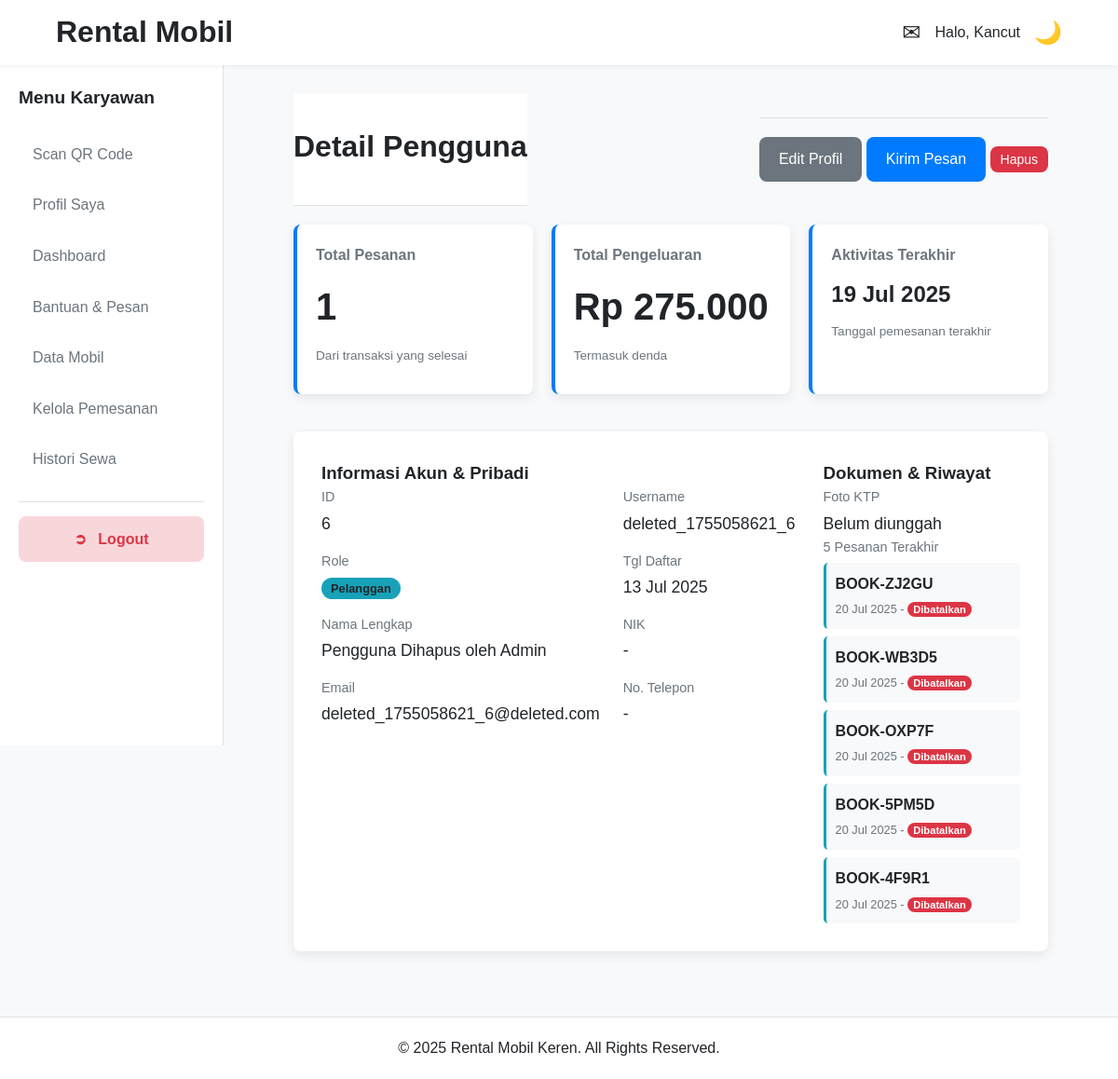
Screenshot of /actions/pengguna/detail.php?id=6 (signed in) with the database file from the repository.
### tables this page shows
CREATE TABLE `pengguna` (
  `id_pengguna` int(11) NOT NULL,
  `username` varchar(50) NOT NULL,
  `password` varchar(255) NOT NULL,
  `nama_lengkap` varchar(100) NOT NULL,
  `nik` varchar(16) DEFAULT NULL,
  `foto_ktp` varchar(255) DEFAULT NULL,
  `email` varchar(100) NOT NULL,
  `no_telp` varchar(15) NOT NULL,
  `alamat` text DEFAULT NULL,
  `role` enum('Admin','Karyawan','Pelanggan') NOT NULL DEFAULT 'Pelanggan',
  `created_at` timestamp NOT NULL DEFAULT current_timestamp()
);

CREATE TABLE `pemesanan` (
  `id_pemesanan` int(11) NOT NULL,
  `kode_pemesanan` varchar(10) NOT NULL,
  `id_pengguna` int(11) NOT NULL,
  `id_mobil` int(11) NOT NULL,
  `tanggal_mulai` datetime NOT NULL,
  `tanggal_selesai` datetime NOT NULL,
  `tanggal_pengembalian` datetime DEFAULT NULL,
  `total_biaya` decimal(12,2) NOT NULL,
  `total_denda` decimal(12,2) DEFAULT 0.00,
  `total_biaya_diajukan` decimal(12,2) DEFAULT NULL,
  `status_pemesanan` enum('Menunggu Pembayaran','Menunggu Verifikasi','Dikonfirmasi','Berjalan','Selesai','Dibatalkan','Pengajuan Pembatalan','Pengajuan Ambil Cepat','Menunggu Pembayaran Denda','Pengajuan Ditolak') NOT NULL,
  `alasan_pembatalan` text DEFAULT NULL,
  `rekening_pembatalan` varchar(50) DEFAULT NULL,
  `rating_pengguna` int(1) DEFAULT NULL,
  `review_pelanggan` text DEFAULT NULL,
  `catatan_admin` varchar(255) DEFAULT NULL,
  `waktu_pengambilan` datetime DEFAULT NULL,
  `waktu_pengembalian` datetime DEFAULT NULL,
  `batas_pembayaran` datetime DEFAULT NULL,
  `tgl_mulai_diajukan` datetime DEFAULT NULL,
  `tanggal_pemesanan` timestamp NOT NULL DEFAULT current_timestamp(),
  `updated_at` timestamp NOT NULL DEFAULT current_timestamp() ON UPDATE current_timestamp()
);

### includes/functions.php (called while the page is built, shortened)
<?php
function format_rupiah($angka) {
    return 'Rp ' . number_format($angka, 0, ',', '.');
}

### actions/pengguna/detail.php (the view, shortened to what this page needs)
<?php
require_once '../../includes/config.php';
require_once '../../includes/functions.php';
$id_user = isset($_GET['id']) ? (int)$_GET['id'] : 0;
try {
    $stmt_user = $pdo->prepare("SELECT * FROM pengguna WHERE id_pengguna = ?");
    $stmt_user->execute([$id_user]);
    $user = $stmt_user->fetch();
    $stmt_stats = $pdo->prepare("
        SELECT
            COUNT(*) as jumlah_pesanan,
            SUM(total_biaya + total_denda) as total_belanja,
            MAX(tanggal_pemesanan) as pesanan_terakhir
        FROM pemesanan
        WHERE id_pengguna = ? AND status_pemesanan = 'Selesai'
    ");
    $stmt_stats->execute([$id_user]);
    $user_stats = $stmt_stats->fetch();
    $stmt_history = $pdo->prepare("SELECT p.id_pemesanan, p.kode_pemesanan, p.status_pemesanan, p.tanggal_pemesanan, m.merk, m.model FROM pemesanan p JOIN mobil m ON p.id_mobil = m.id_mobil WHERE p.id_pengguna = ? ORDER BY p.tanggal_pemesanan DESC LIMIT 5");
    $stmt_history->execute([$id_user]);
    $user_history = $stmt_history->fetchAll();
} catch (PDOException $e) {
    die("Error database: " . $e->getMessage());
}
require_once '../../includes/header.php';
?>
<div class="page-top-bar">
    <div class="page-header">
        <h1>Detail Pengguna</h1>
    </div>
    <div class="detail-actions">
        <a href="edit.php?id=<?= $user['id_pengguna'] ?>" class="btn btn-secondary">Edit Profil</a>
        <?php
        if ($user['id_pengguna'] !== $_SESSION['id_pengguna']): ?>
            <a href="../pesan/mulai_percakapan.php?id=<?= $user['id_pengguna'] ?>" class="btn btn-primary">Kirim Pesan</a>
            <form action="hapus.php" method="POST" style="display:inline;" onsubmit="return confirm('Peringatan: Yakin ingin menghapus pengguna ini?');">
                <button type="submit" class="btn btn-danger btn-sm">Hapus</button>
            </form>
        <?php else: ?>
            <a href="../../pelanggan/profile.php" class="btn btn-primary">Edit Profil</a>
        <?php endif; ?>
    </div>
</div>
<div class="dashboard-widgets">
    <div class="widget">
        <h3>Total Pesanan</h3>
        <p class="widget-data"><?= (int)($user_stats['jumlah_pesanan'] ?? 0) ?></p>
        <div class="widget-details"><span>Dari transaksi yang selesai</span></div>
    </div>
    <div class="widget">
        <h3>Total Pengeluaran</h3>
        <p class="widget-data price"><?= format_rupiah($user_stats['total_belanja'] ?? 0) ?></p>
        <div class="widget-details"><span>Termasuk denda</span></div>
    </div>
    <div class="widget">
        <h3>Aktivitas Terakhir</h3>
        <p class="widget-data-small"><?= $user_stats['pesanan_terakhir'] ? date('d M Y', strtotime($user_stats['pesanan_terakhir'])) : 'Belum Ada' ?></p>
        <div class="widget-details"><span>Tanggal pemesanan terakhir</span></div>
    </div>
</div>
<div class="detail-container">
    <div class="detail-main">
        <h3>Informasi Akun & Pribadi</h3>
        <div class="info-grid">
            <div class="info-item"><span class="label">ID</span><span class="value"><?= htmlspecialchars($user['id_pengguna']) ?></span></div>
            <div class="info-item"><span class="label">Username</span><span class="value"><?= htmlspecialchars($user['username']) ?></span></div>
            <div class="info-item"><span class="label">Role</span><span class="value"><span class="status-badge status-<?= strtolower(trim($user['role'])) ?>"><?= htmlspecialchars($user['role']) ?></span></span></div>
            <div class="info-item"><span class="label">Tgl Daftar</span><span class="value"><?= date('d M Y', strtotime($user['created_at'])) ?></span></div>
            <div class="info-item"><span class="label">Nama Lengkap</span><span class="value"><?= htmlspecialchars($user['nama_lengkap']) ?></span></div>
            <div class="info-item"><span class="label">NIK</span><span class="value"><?= htmlspecialchars($user['nik'] ?: '-') ?></span></div>
            <div class="info-item"><span class="label">Email</span><span class="value"><?= htmlspecialchars($user['email']) ?></span></div>
            <div class="info-item"><span class="label">No. Telepon</span><span class="value"><?= htmlspecialchars($user['no_telp'] ?: '-') ?></span></div>
        </div>
    </div>
    <div class="detail-sidebar">
        <h3>Dokumen & Riwayat</h3>
        <div class="info-item">
            <span class="label">Foto KTP</span>
            <div class="value">
                <?php if (!empty($user['foto_ktp'])): ?>
                    <a href="<?= BASE_URL ?>assets/img/ktp/<?= htmlspecialchars($user['foto_ktp']) ?>" target="_blank"><img src="<?= BASE_URL ?>uploads/ktp/<?= htmlspecialchars($user['foto_ktp']) ?>" alt="Foto KTP" style="max-width: 200px; border-radius: 5px;"></a>
                <?php else: ?>
                    Belum diunggah
                <?php endif; ?>
            </div>
        </div>
        <div class="info-item">
            <span class="label">5 Pesanan Terakhir</span>
            <div class="history-list">
                <?php if (empty($user_history)): ?>
                    <p>Pengguna ini belum memiliki riwayat pemesanan.</p>
                    <?php else: foreach ($user_history as $history): ?>
                        <div class="history-item">
                            <a href="<?= BASE_URL ?>actions/pemesanan/detail.php?id=<?= $history['id_pemesanan'] ?>">
                                <strong><?= htmlspecialchars($history['kode_pemesanan']) ?></strong>
                                <small><?= date('d M Y', strtotime($history['tanggal_pemesanan'])) ?> - <span class="status-badge status-<?= strtolower(str_replace(' ', '-', $history['status_pemesanan'])) ?>"><?= htmlspecialchars($history['status_pemesanan']) ?></span></small>
                            </a>
                        </div>
                <?php endforeach;
                endif; ?>
            </div>
        </div>
    </div>
</div>
<?php require_once '../../includes/footer.php'; ?>

### assets/css/style.css (style rules this page uses)
:root { --primary-color: #007bff; --secondary-color: #6c757d; --success-color: #28a745; --danger-color: #dc3545; --warning-color: #ffc107; --info-color: #17a2b8; --bg-color: #f8f9fa; --surface-color: #ffffff; --text-color: #212529; --muted-text-color: #6c757d; --border-color: #dee2e6; --font-family: 'Poppins', sans-serif; --header-height: 70px; --sidebar-width: 240px; --border-radius: 8px; --box-shadow: 0 4px 12px rgba(0, 0, 0, 0.08); }
* { margin: 0; padding: 0; box-sizing: border-box; }
body { font-family: var(--font-family); background-color: var(--bg-color); color: var(--text-color); line-height: 1.6; }
a { color: var(--primary-color); text-decoration: none; transition: color 0.2s; }
.btn { display: inline-block; padding: 10px 20px; font-size: 1rem; font-weight: 500; border: 1px solid transparent; border-radius: var(--border-radius); cursor: pointer; transition: all 0.2s; text-align: center; }
.btn-primary { background-color: var(--primary-color); color: #fff; }
.btn-secondary { background-color: var(--secondary-color); color: #fff; }
.btn-danger { background-color: var(--danger-color); color: #fff; }
.btn-sm { padding: 5px 10px; font-size: 0.875rem; }
.status-badge { padding: 4px 10px; border-radius: 12px; font-size: 0.8rem; font-weight: 600; color: #fff; text-transform: capitalize; white-space: nowrap; }
.status-dibatalkan, .status-pengajuan-ditolak, .status-pengajuan-pembatalan { background-color: var(--danger-color); }
.status-perawatan, .status-pengajuan-ambil-cepat, .status-pelanggan, .status-admin, .status-karyawan, .status-pelanggan, .status-sudah-dibaca { background-color: var(--info-color); }
.page-header { background-color: var(--surface-color); padding: 2rem 0; text-align: center; margin-bottom: 30px; border-bottom: 1px solid var(--border-color); }
.page-header h1 { margin-bottom: 5px; }
.dashboard-widgets { display: grid; grid-template-columns: repeat(auto-fit, minmax(250px, 1fr)); gap: 20px; margin-bottom: 40px; }
.widget { background-color: var(--surface-color); padding: 20px; border-radius: var(--border-radius); box-shadow: var(--box-shadow); }
.widget h3 { color: var(--muted-text-color); font-size: 1rem; }
.widget .widget-data { font-size: 2.5rem; font-weight: 700; margin: 10px 0; }
.detail-container { display: grid; grid-template-columns: 1fr 1.5fr; gap: 30px; background-color: var(--surface-color); padding: 30px; border-radius: var(--border-radius); box-shadow: var(--box-shadow); }
.info-grid { display: grid; grid-template-columns: 1fr 1fr; gap: 15px 25px; margin-bottom: 20px; }
.info-item .label { display: block; font-size: 0.9rem; color: var(--muted-text-color); margin-bottom: 2px; }
.info-item .value { font-size: 1.1rem; font-weight: 500; }
.detail-actions { margin-top: 30px; border-top: 1px solid var(--border-color); padding-top: 20px; }

### assets/css/dashboard.css (style rules this page uses)
.dashboard-widgets { display: grid; grid-template-columns: repeat(auto-fit, minmax(250px, 1fr)); gap: 20px; margin-bottom: 40px; }
.widget { background-color: var(--surface-color); padding: 20px; border-radius: var(--border-radius); box-shadow: var(--box-shadow); border-left: 4px solid var(--primary-color); }
.widget h3 { color: var(--muted-text-color); font-size: 1rem; }
.widget .widget-data { font-size: 2.5rem; font-weight: 700; margin: 10px 0; }
.widget-details { font-size: 0.85rem; color: var(--muted-text-color); margin-bottom: 10px; }
.status-badge { padding: 4px 10px; border-radius: 12px; font-size: 0.8rem; font-weight: 600; color: #fff; text-transform: capitalize; white-space: nowrap; }
.status-dibatalkan, .status-pengajuan-ditolak, .status-pengajuan-pembatalan { background-color: var(--danger-color); }
.status-badge.status-admin, .status-badge.status-karyawan, .status-badge.status-pelanggan { background-color: var(--info-color); color: var(--text-color) !important; }
.info-item .label { display: block; font-size: 0.9rem; color: var(--muted-text-color); }
.info-item .value { font-size: 1.1rem; font-weight: 500; }

### admin/css/admin.css (style rules this page uses)
.dashboard-widgets .widget { border-left: 4px solid var(--primary-color); transition: transform 0.2s, box-shadow 0.2s; }
.widget-details { font-size: 0.85rem; color: var(--muted-text-color); margin-bottom: 10px; }
.page-top-bar { display: flex; justify-content: space-between; align-items: center; margin-bottom: 20px; flex-wrap: wrap; gap: 15px; }
.page-top-bar .page-header { margin-bottom: 0; }
.page-top-bar .detail-actions { margin-top: 0; }

### rows the page displays
pengguna: id_pengguna "6", username "deleted_1755058621_6", role "Pelanggan", created_at "13 Jul 2025", nama_lengkap "Pengguna Dihapus oleh Admin", nik "-", email "deleted_1755058621_6@deleted.com", no_telp "-"
pemesanan: kode_pemesanan "BOOK-ZJ2GU", tanggal_pemesanan "20 Jul 2025", status_pemesanan "Dibatalkan"
pemesanan: kode_pemesanan "BOOK-WB3D5", tanggal_pemesanan "20 Jul 2025", status_pemesanan "Dibatalkan"
pemesanan: kode_pemesanan "BOOK-OXP7F", tanggal_pemesanan "20 Jul 2025", status_pemesanan "Dibatalkan"
pemesanan: kode_pemesanan "BOOK-5PM5D", tanggal_pemesanan "20 Jul 2025", status_pemesanan "Dibatalkan"
pemesanan: kode_pemesanan "BOOK-4F9R1", tanggal_pemesanan "20 Jul 2025", status_pemesanan "Dibatalkan"

### other values shown
$sapaan "Kancut"
$_SESSION['role'] "Karyawan"
$user_stats['jumlah_pesanan'] "1"
format_rupiah($user_stats['total_belanja'] ?? 0) "Rp 275.000"
date('d M Y', strtotime($user_stats['pesanan_terakhir'])) "19 Jul 2025"
